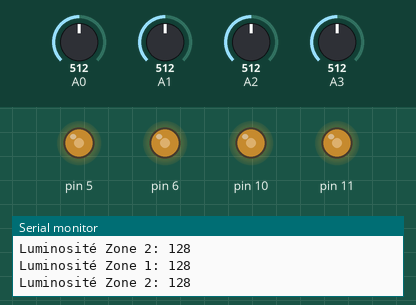
Bench run of a sketch on a simulated Arduino Uno, built with avr-gcc and run on an emulated ATmega328P. Parts: output pins drawn as LEDs (lit = HIGH), the last lines printed to the serial monitor. The test bench sets the inputs (shaded band); at power-on: A0 = 512, A2 = 512, A1 = 512, A3 = 512.

Above: at 1.2 s.
1.3 s: A0 set to 306
At 1.8 s:
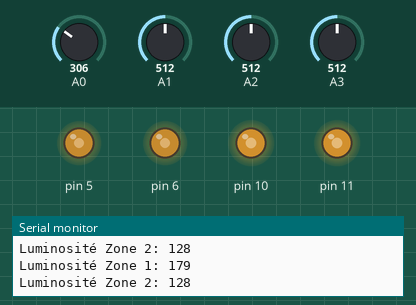
2.8 s: A2 set to 306
At 3.9 s:
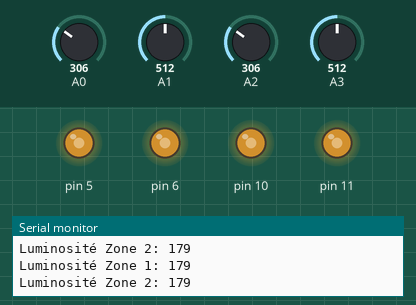
4.3 s: A1 set to 716
At 4.7 s:
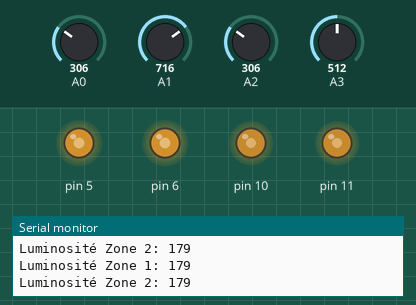
5.8 s: A3 set to 30
At 6.6 s:
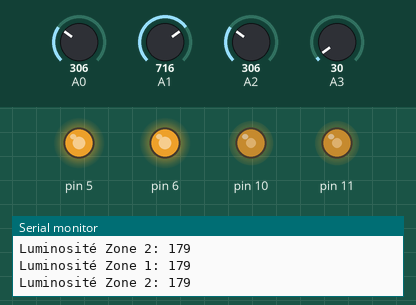
7.3 s: A0 set to 30
At 8.5 s:
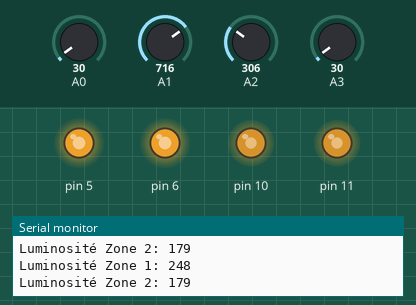
8.8 s: A1 set to 306
At 9.3 s:
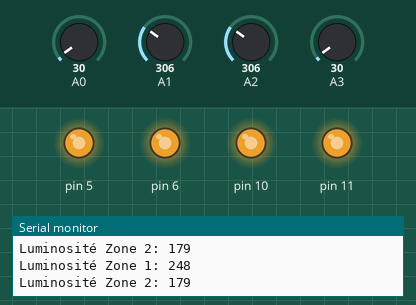
Timing chart, 0 to 11.3 s (numbered marks = the images above; inputs shaded):
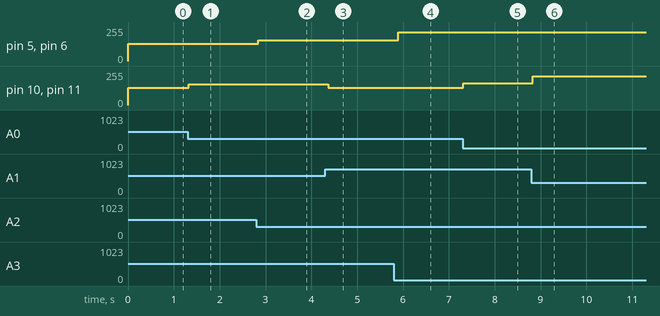

The sketch:

moyenne_lampe.ino
```cpp
#include <Arduino.h>

class Lumiere {
private:
    int broches[2]; // Utilisation d'un tableau pour stocker les broches

public:
    Lumiere(int broche1, int broche2) {
        broches[0] = broche1;
        broches[1] = broche2;
        pinMode(broche1, OUTPUT);
        pinMode(broche2, OUTPUT);
    }

    void definirLuminosite(int luminosite) {
        analogWrite(broches[0], luminosite);
        analogWrite(broches[1], luminosite);
    }
};

class Capteur {
private:
    int broche;

public:
    Capteur(int broche) : broche(broche) {
        pinMode(broche, INPUT);
    }

    int lireValeur() const {
        return analogRead(broche);
    }
};

class Zone {
private:
    Capteur capteurs[2]; // Utilisation d'un tableau pour stocker les capteurs
    Lumiere lumiere;

public:
    Zone(Capteur capteur1, Capteur capteur2, Lumiere lumiere)
        : capteurs{capteur1, capteur2}, lumiere(lumiere) {}

    void gererLuminosite() {
        int sommeValeurs = 0;
        for (int i = 0; i < 2; ++i) {
            sommeValeurs += capteurs[i].lireValeur();
        }
        int valeurMoyenne = sommeValeurs / 2;
        int luminosite = map(valeurMoyenne, 0, 1023, 255, 0); // Inverser la logique
        lumiere.definirLuminosite(luminosite);
    }
};

// Création des objets pour chaque zone
Lumiere lumiere1(10, 11);
Capteur capteur1A0(A0);
Capteur capteur1A1(A1);
Zone zone1(capteur1A0, capteur1A1, lumiere1);

Lumiere lumiere2(5, 6); // Exemple pour une deuxième lampe sur d'autres broches
Capteur capteur2A2(A2);
Capteur capteur2A3(A3);
Zone zone2(capteur2A2, capteur2A3, lumiere2);

void setup() {
    Serial.begin(9600);
}

void loop() {
    zone1.gererLuminosite();
    zone2.gererLuminosite();

    // Afficher les valeurs de luminosité sur le moniteur série
    Serial.print("Luminosité Zone 1: ");
    Serial.println(map(capteur1A0.lireValeur(), 0, 1023, 255, 0));
    Serial.print("Luminosité Zone 2: ");
    Serial.println(map(capteur2A2.lireValeur(), 0, 1023, 255, 0));

    delay(100); // Petit délai pour éviter de saturer le moniteur série
}
```

Measured:
- after the input at 1.3 s, pin 10, pin 11: 128/255 → 154/255 at once
- after the input at 2.8 s, pin 5, pin 6: 128/255 → 154/255 at once
- after the input at 4.3 s, pin 10, pin 11: 154/255 → 128/255 after 0.07 s
- after the input at 5.8 s, pin 5, pin 6: 154/255 → 214/255 after 0.09 s
- after the input at 7.3 s, pin 10, pin 11: 128/255 → 163/255 at once
- after the input at 8.8 s, pin 10, pin 11: 163/255 → 214/255 at once
